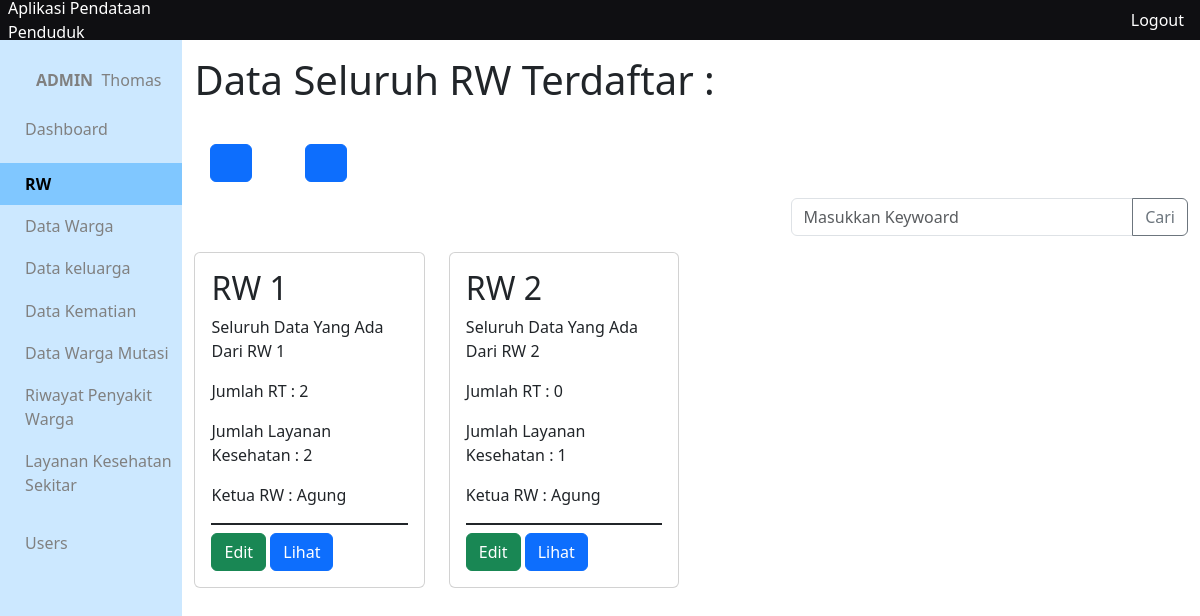
/app/views/rw/index.php?keyword=1 (signed in), run on the app's committed database.
### tables this page shows
CREATE TABLE `rw` (
  `no_rw` int(10) NOT NULL,
  `nik_ketua_rw` varchar(16) DEFAULT NULL,
  `created_at` timestamp NOT NULL DEFAULT current_timestamp(),
  `updated_at` timestamp NOT NULL DEFAULT current_timestamp()
);

CREATE TABLE `warga` (
  `nik_warga` varchar(16) NOT NULL,
  `no_kk` varchar(16) DEFAULT NULL,
  `status_kk` varchar(50) DEFAULT NULL,
  `nama_warga` varchar(300) DEFAULT NULL,
  `tempat_lahir` varchar(300) DEFAULT NULL,
  `tanggal_lahir` date DEFAULT NULL,
  `alamat_ktp` varchar(300) DEFAULT NULL,
  `alamat_tinggal` varchar(300) DEFAULT NULL,
  `no_rt` int(10) DEFAULT NULL,
  `no_rw` int(10) DEFAULT NULL,
  `agama` varchar(50) DEFAULT NULL,
  `pendidikan_terakhir` varchar(20) DEFAULT NULL,
  `pekerjaan` varchar(200) DEFAULT NULL,
  `jenis_kelamin` char(1) DEFAULT NULL,
  `status_perkawinan` varchar(15) DEFAULT NULL,
  `status_warga` varchar(10) DEFAULT NULL,
  `status_kehidupan` varchar(10) DEFAULT NULL,
  `kewarganegaraan` varchar(10) DEFAULT NULL,
  `gol_darah` char(2) DEFAULT NULL,
  `kontak` varchar(15) DEFAULT NULL,
  `id_adder` int(10) DEFAULT NULL,
  `id_updater` int(10) DEFAULT NULL,
  `created_at` timestamp NULL DEFAULT current_timestamp(),
  `updated_at` timestamp NULL DEFAULT current_timestamp()
);

### app/functions/rw/function-crud.php (called while the page is built, shortened)
<?php
require_once __DIR__."/../main-function.php";
function getAllRw(){
	$query = "SELECT * FROM rw";
	return query($query);
}
?>

### app/functions/main-function.php (called while the page is built, shortened)
<?php
$conn = mysqli_connect("localhost", "root", '', "data_penduduk");
function query($query)
{
	global $conn;
	$result = mysqli_query($conn, $query);
	$rows = [];
		while( $row = mysqli_fetch_assoc($result) ) {
			$rows[] = $row;
		}
	return $rows;
}

### app/functions/rt/function-crud.php (called while the page is built, shortened)
<?php
require_once __DIR__."/../main-function.php";
function getRtInRw($rw){
	$query = "SELECT * FROM rt WHERE no_rw = '$rw'";
	return query($query);
}
?>

### app/functions/layanan-kesehatan/function-crud.php (called while the page is built, shortened)
<?php
require_once __DIR__.'/../main-function.php';
function getKesehatanInRw($rw){
	$query = "SELECT * FROM layanan_kesehatan WHERE no_rw = '$rw'";
	return query($query);
}
 ?>

### app/functions/warga/function-crud.php (called while the page is built, shortened)
<?php
require_once __DIR__."/../main-function.php";
function cariWargaNIK($nik){
	$query = "SELECT * FROM warga WHERE nik_warga = '$nik' ";
	return query($query);
}
?>

### app/views/rw/index.php (the view, shortened to what this page needs)
<?php include_once '../layouts/header.php' ?>
<?php include_once '../layouts/side-bar.php' ?>
<?php require_once "../../functions/rw/function-crud.php" ?>
<?php require_once "../../functions/rt/function-crud.php" ?>
<?php require_once "../../functions/warga/function-crud.php" ?>
<?php require_once "../../functions/layanan-kesehatan/function-crud.php" ?>
<div class="container d-flex flex-wrap">
<div class="col mt-3">
<?php
$rw_all = getAllRw();
 ?>
	<h1 class="mb-4">Data Seluruh RW Terdaftar : </h1>
	<?php require_once "../layouts/menu.php" ?>
	<?php include_once '../layouts/form-cari.php' ?>
	<div class="row overflow-auto overflow-x-hidden" style="height: 100%;">
	<?php foreach ($rw_all as $rw) : ?>
		<?php $ketua_rw = cariWargaNIK($rw['nik_ketua_rw']); ?>
		<div class="col-sm-3 mb-3 mb-sm-0">
    		<div class="card mb-4">
	     	  <div class="card-body">
	       		<h2 class="card-title">RW <?= $rw['no_rw'] ?></h2>
	       		<p class="card-text">Seluruh Data Yang Ada Dari RW <?= $rw['no_rw'] ?> </p>
	       		<?php $jumlah_rt_all = count(getRtInRw($rw['no_rw'])); ?>
				<?php $jumlah_kesehatan = count(getKesehatanInRw($rw['no_rw'])); ?>
				<p class="card-text">Jumlah RT : <?= $jumlah_rt_all ?></p>
				<p class="card-text">Jumlah Layanan Kesehatan : <?= $jumlah_kesehatan ?></p>
				<p class="card-text">
					Ketua RW :
					<?php if (empty($ketua_rw)) : ?>
						<div class="badge bg-danger text-wrap mb-3">Warning !</div><br>
						NIK ketua RW yang diinput <b>Tidak Terdaftar</b>, Silahkan Edit Data RW
					<?php else : ?>
						<?= $ketua_rw[0]['nama_warga'] ?>
					<?php endif; ?>
				</p>
				<div class="table-group-divider mb-2"></div>
	       		<a href="ubah.php?rw=<?= $rw['no_rw'] ?>&nik=<?= $rw['nik_ketua_rw'] ?>" class="btn btn-success">
	       			<ion-icon name="create-outline"></ion-icon>Edit
	       		</a>
	       		<a href="detail-rw.php?rw=<?= $rw['no_rw'] ?>" class="btn btn-primary">Lihat</a>
	      	  </div>
	    	</div>
	  	</div>
	<?php endforeach; ?>
	</div>
</div>
</div>
<?php include_once '../layouts/footer.php' ?>

### app/css/colors.css (style rules this page uses)
:root { --pink: #ecc6b3; --docks: #42506B; --haze: #C6CEFF; --fairy: #45E3FF; --rang1: #CCE8FF; --rang2: #B3DDFF; --rang3: #99D2FF; --rang4: #80C7FF; }

### app/css/style.css (style rules this page uses)
* { margin: 0; padding: 0; }
body { width: 100vw; height: 100vh; }

### data on the page
rw: no_rw "1", jumlah_rt_all "2", jumlah_kesehatan "2", warga.nama_warga "Agung"
rw: no_rw "2", jumlah_rt_all "0", jumlah_kesehatan "1", warga.nama_warga "Agung"

### other printed values
$_SESSION['level'] "ADMIN"
$_SESSION['nama'] "Thomas"
